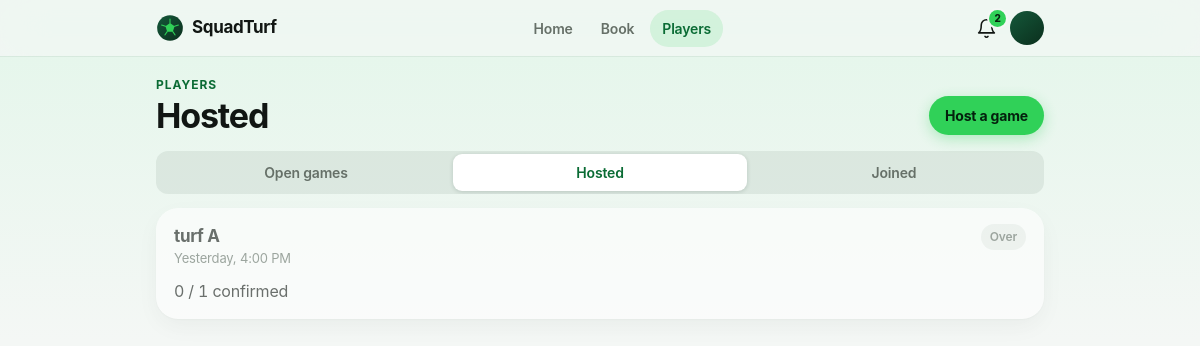
Screenshot of /my-hosted/ (signed in) with the database file from the repository.
### core/models.py (models this page shows, shortened)
class Match(models.Model):
    class MatchType(models.TextChoices):
        URGENT = 'URGENT', 'Urgent / Playing Now'
        SCHEDULED = 'SCHEDULED', 'Scheduled / Later'
    class CostModel(models.TextChoices):
        FREE = 'FREE', 'Free / Host Sponsored'
        SPLIT = 'SPLIT', 'Split Cost'
    class Status(models.TextChoices):
        OPEN = 'OPEN', 'Open for Players'
        FILLED = 'FILLED', 'Slots Filled'
        CANCELLED = 'CANCELLED', 'Cancelled'
    host = models.ForeignKey(
        settings.AUTH_USER_MODEL, on_delete=models.CASCADE, related_name='hosted_matches'
    )
    turf = models.ForeignKey(Turf, on_delete=models.CASCADE, related_name='matches')
    match_type = models.CharField(
        max_length=15, choices=MatchType.choices, default=MatchType.URGENT
    )
    cost_model = models.CharField(
        max_length=10, choices=CostModel.choices, default=CostModel.SPLIT
    )
    per_head_amount = models.DecimalField(max_digits=7, decimal_places=2, default=0)
    players_needed = models.PositiveIntegerField(default=1)
    match_time = models.DateTimeField()
    note = models.CharField(max_length=255, blank=True)
    status = models.CharField(max_length=15, choices=Status.choices, default=Status.OPEN)
    reminder_sent = models.BooleanField(default=False)
    created_at = models.DateTimeField(auto_now_add=True)
    class Meta:
        ordering = ['match_time']
        indexes = [models.Index(fields=['status', 'match_time'], name='match_status_time_idx')]

class Turf(models.Model):
    name = models.CharField(max_length=120)
    location_name = models.CharField(max_length=200)
    slug = models.SlugField(
        unique=True,
        help_text="Used in the QR landing URL, e.g. /t/arena-malaparamba/",
    )
    is_active = models.BooleanField(default=True)
    created_at = models.DateTimeField(auto_now_add=True)
    SLOT_LENGTH_CHOICES = [
        (30, '30 minutes'), (60, '1 hour'), (90, '90 minutes'), (120, '2 hours'),
    ]
    booking_enabled = models.BooleanField(
        default=False,
        help_text="Master switch. Turn on once the turf is onboarded and its details are filled in "
                  "— only then does it appear under Book a turf.",
    )
    bookings_paused = models.BooleanField(
        default=False,
        help_text="Temporarily stop new online bookings. The turf admin can flip this too.",
    )
    description = models.TextField(blank=True)
    address = models.CharField(max_length=255, blank=True)
    map_url = models.URLField(blank=True, help_text="Google Maps link (optional) — used for Directions.")
    cover_image_url = models.URLField(
        max_length=500, blank=True,
        help_text="Direct link to a cover photo (optional). A designed gradient is used if left blank.",
    )
    sports = models.CharField(max_length=200, blank=True, help_text="Comma separated, e.g. Football, Cricket")
    amenities = models.CharField(
        max_length=300, blank=True, help_text="Comma separated, e.g. Floodlights, Parking, Washroom"
    )
    pitch_info = models.CharField(max_length=120, blank=True, help_text="e.g. Artificial turf · 5v5 / 7v7")
    contact_phone = models.CharField(max_length=15, blank=True)
    opens_at = models.TimeField(default=time(6, 0))
    closes_at = models.TimeField(
        default=time(23, 0), help_text="Use 12:00 AM (midnight) to run until the end of the day."
    )
    slot_minutes = models.PositiveSmallIntegerField(default=60, choices=SLOT_LENGTH_CHOICES)
    max_slots_per_booking = models.PositiveSmallIntegerField(
        default=4, validators=[MinValueValidator(1), MaxValueValidator(8)]
    )
    advance_days = models.PositiveSmallIntegerField(
        default=14, validators=[MinValueValidator(1), MaxValueValidator(60)],
        help_text="How many days ahead players can book.",
    )
    cancel_before_hours = models.PositiveSmallIntegerField(
        default=4, validators=[MaxValueValidator(72)],
        help_text="Players can cancel for free until this many hours before the start.",
    )
    price_per_slot = models.DecimalField(max_digits=8, decimal_places=2, default=0)
    peak_price_per_slot = models.DecimalField(max_digits=8, decimal_places=2, null=True, blank=True)
    peak_starts_at = models.TimeField(
        null=True, blank=True, help_text="Peak price applies from this time until closing."
    )
    weekend_is_peak = models.BooleanField(default=False, help_text="Charge the peak price all day Sat & Sun.")
    class Meta:
        ordering = ['name']

### core/views.py (the view)
# urls.py: path('my-hosted/', views.my_hosted, name='my_hosted'),
@login_required
@player_only
def my_hosted(request):
    now_cutoff = timezone.now() - PAST_CUTOFF
    hosted = Match.objects.filter(host=request.user).select_related('turf') \
        .prefetch_related('requests__player__profile').order_by('-created_at')
    matches_data = []
    for match in hosted:
        accepted_count = sum(1 for r in match.requests.all() if r.status == JoinRequest.Status.ACCEPTED)
        matches_data.append({
            'match': match,
            'is_past': match.match_time < now_cutoff,
            'accepted_count': accepted_count,
            'target_players': match.players_needed + accepted_count,
        })
    return render(request, 'core/my_hosted.html', {'matches_data': matches_data})

### core/booking_logic.py (called while the page is built)
def managed_turfs(user):
    if not user.is_authenticated:
        return []
    cached = getattr(user, '_managed_turfs', None)
    if cached is None:
        cached = [
            link.turf for link in TurfManager.objects.filter(user=user).select_related('turf')
            if link.turf.is_active
        ]
        user._managed_turfs = cached
    return cached

def is_turf_admin(user):
    return bool(managed_turfs(user))

### core/context_processors.py (called while the page is built)
def unread_notifications(request):
    user = request.user
    if not user.is_authenticated:
        return {}
    return {
        'unread_notification_count': active_for(user).filter(is_read=False).count(),
        'has_push_subscription': PushSubscription.objects.filter(user=user).exists(),
    }

def turf_admin_context(request):
    if not request.user.is_authenticated:
        return {}
    turfs = bl.managed_turfs(request.user)
    return {'is_turf_admin': bool(turfs), 'managed_turfs': turfs}

### core/notifications.py (called while the page is built)
def cutoff():
    return timezone.now() - NOTIFICATION_TTL

def active_for(user):
    return Notification.objects.filter(recipient=user, created_at__gte=cutoff())

### core/templatetags/core_extras.py (called while the page is built)
@register.filter
def relative_day(value):
    if not value:
        return ''
    local_now = timezone.localtime(timezone.now())
    local_value = timezone.localtime(value)
    delta_days = (local_value.date() - local_now.date()).days
    time_str = local_value.strftime('%I:%M %p').lstrip('0')
    if delta_days == 0:
        return f"Today, {time_str}"
    if delta_days == 1:
        return f"Tomorrow, {time_str}"
    if delta_days == -1:
        return f"Yesterday, {time_str}"
    return local_value.strftime('%d %b %Y, %I:%M %p').lstrip('0')

@register.simple_tag(takes_context=True)
def active(context, *names):
    match = getattr(context.get('request'), 'resolver_match', None)
    return 'is-active' if match and match.url_name in names else ''

### core/views.py (called while the page is built)
def player_only(view):
    @wraps(view)
    def wrapper(request, *args, **kwargs):
        if request.user.is_authenticated and bl.is_turf_admin(request.user):
            return redirect('manage_home')
        return view(request, *args, **kwargs)
    return wrapper

### core/templates/core/my_hosted.html (shortened to what this page needs)
{% extends 'core/base.html' %}
{% load core_extras %}
{% block content %}
<div class="st">
  {% include 'core/_players_nav.html' with heading="Hosted" %}
  {% if matches_data %}
  <div class="st-list">
    {% for item in matches_data %}
    <a class="st-item {% if item.is_past %}is-dim{% endif %}" href="{% url 'match_detail' item.match.id %}">
      <div class="st-match-top">
        <div style="min-width:0"><h3>{{ item.match.turf.name }}</h3><p class="st-muted" style="font-size:13px">{{ item.match.match_time|relative_day }}</p></div>
        {% if item.is_past %}<span class="st-tag">Over</span>
        {% elif item.match.status == 'CANCELLED' %}<span class="st-tag st-tag-bad">Cancelled</span>
        {% elif item.match.status == 'FILLED' %}<span class="st-tag">Full</span>
        {% else %}<span class="st-tag st-tag-dark">Open</span>{% endif %}
      </div>
      <div class="meta"><span class="st-num">{{ item.accepted_count }} / {{ item.target_players }} confirmed</span></div>
    </a>
    {% endfor %}
  </div>
  {% else %}
  <div class="st-empty"><b>No hosted games yet.</b>Post a game and players will find you.<br><a class="st-btn" href="{% url 'create_match' %}">Host a game</a></div>
  {% endif %}
</div>
{% endblock %}

### core/static/core/css/app.css (style rules this page uses)
:root { --label: #111613; --label-2: #667068; --bg: #f4f7f5; --surface: #fff; --fill: rgba(96, 120, 104, .12); --hairline: rgba(40, 70, 52, .14); --brand: #30d158; --brand-strong: #1fb848; --brand-ink: #0a6b34; --on-brand: #04210d; --brand-tint: rgba(48, 209, 88, .15); --deep: #0b2f1d; --deep-2: #14583a; --players: #5e5ce6; --players-tint: rgba(94, 92, 230, .12); --ok: #1e7f3a; --ok-bg: rgba(48, 209, 88, .16); --warn: #8a5a00; --warn-bg: rgba(255, 159, 10, .18); --bad: #c4120a; --bad-bg: rgba(255, 59, 48, .11); --amber: #ffb000; --ease: cubic-bezier(.22, 1, .36, 1); --shadow: 0 1px 2px rgba(10, 40, 24, .05), 0 8px 24px rgba(10, 40, 24, .07); --shadow-up: 0 2px 4px rgba(10, 40, 24, .06), 0 16px 40px rgba(10, 40, 24, .14); --nav-h: 56px; --tab-h: 0px; --font: -apple-system, BlinkMacSystemFont, "SF Pro Text", "Segoe UI", Roboto, Inter, system-ui, sans-serif; }
*, *::before, *::after { box-sizing: border-box; }
html { -webkit-text-size-adjust: 100%; scroll-padding-top: 72px; }
body { margin: 0; min-height: 100vh; display: flex; flex-direction: column; font: 400 16px/1.5 var(--font); letter-spacing: -.011em; color: var(--label); background: linear-gradient(180deg, #e3f6ea 0, var(--bg) 340px) no-repeat, var(--bg); -webkit-font-smoothing: antialiased; -webkit-tap-highlight-color: transparent; }
body.has-tabs { padding-bottom: calc(64px + env(safe-area-inset-bottom)); }
a { color: inherit; text-decoration: none; }
h1, h2, h3, p { margin: 0; }
.st { max-width: 920px; margin: 0 auto; }
.st-muted { color: var(--label-2); }
.st-num { font-variant-numeric: tabular-nums; }
@media (min-width: 720px) { body.has-tabs { padding-bottom: 0; } }
.st-tag { display: inline-flex; align-items: center; gap: 5px; padding: 4px 9px; border-radius: 999px; background: var(--fill); font-size: 12px; font-weight: 600; color: var(--label-2); white-space: nowrap; }
::placeholder { color: rgba(60, 60, 67, .4); }
.st-list { display: grid; gap: 12px; margin-top: 14px; }
.st-item { display: block; padding: 16px 18px; border-radius: 22px; background: var(--surface); box-shadow: var(--shadow); transition: transform .14s var(--ease); }
.st-item h3 { font-size: 17px; font-weight: 650; letter-spacing: -.02em; }
.st-item .meta { display: flex; align-items: center; justify-content: space-between; gap: 8px; margin-top: 10px; }
.st-item.is-dim { opacity: .6; }
.st-match-top { display: flex; align-items: flex-start; justify-content: space-between; gap: 10px; }

### rows the page displays
Match: match.turf.name "turf A", match.match_time|relative_day "Yesterday, 4:00 PM", accepted_count "0", target_players "1"

### other values shown
{{ unread_notification_count }} "2"
{{ heading }} "Hosted"
